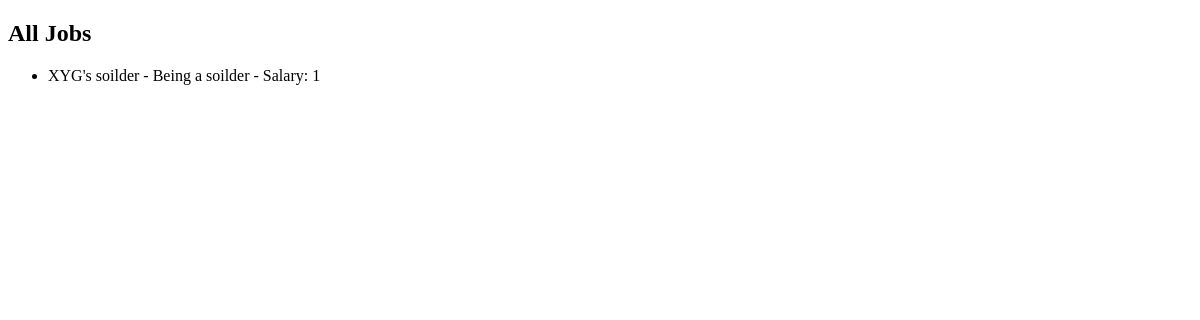
/jobs, run on an earlier commit of the app's database.
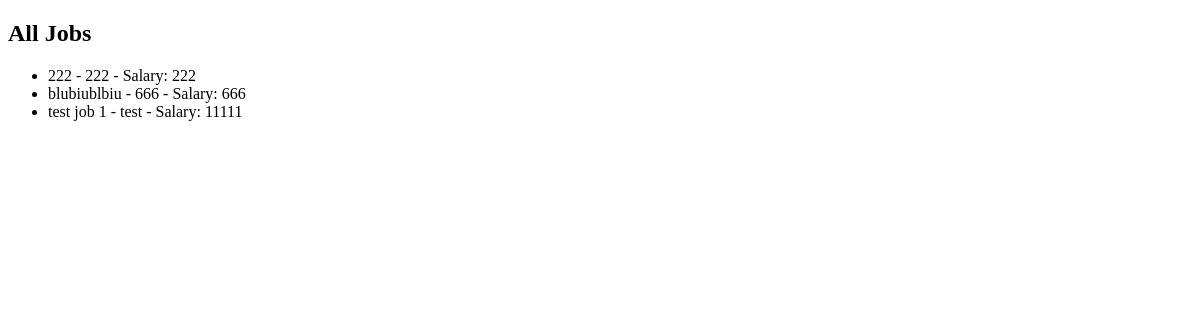
And on a later commit of the database.
### util/models.py (models this page shows)
class Job(db.Model):
    Job_ID = db.Column(db.Integer, primary_key=True)
    Job_Title = db.Column(db.String(255), nullable=False)
    Job_Description = db.Column(db.Text)
    Job_Salary = db.Column(db.Integer, nullable=True)
    Job_Company_ID = db.Column(db.Integer, db.ForeignKey('company.Company_ID'), nullable=False)
    Job_HR_Email = db.Column(db.String(50), db.ForeignKey('hr.HR_Email'), nullable=False)
    applicants_list = db.relationship('User', secondary='job_application')

### util/route.py (the view)
@main_routes.route('/jobs')
def jobs():
    jobs = Job.query.all()
    print(jobs)
    return render_template('jobs.html', jobs=jobs)

### templates/jobs.html (shortened to what this page needs)
<!DOCTYPE html>
<html lang="en">
<head>
</head>
<body>
    <h2>All Jobs</h2>
    <ul>
        {% for job in jobs %}
            <li>
                {{ job.Job_Title }} - {{ job.Job_Description }} - Salary: {{ job.Job_Salary }}
            </li>
        {% endfor %}
    </ul>
</body>
</html>

What changed in the data, as far as the page shows it:
removed Job: Job_Title "XYG's soilder", Job_Description "Being a soilder", Job_Salary "1"
added Job: Job_Title "222", Job_Description "222", Job_Salary "222"
added Job: Job_Title "blubiublbiu", Job_Description "666", Job_Salary "666"
added Job: Job_Title "test job 1", Job_Description "test", Job_Salary "11111"
